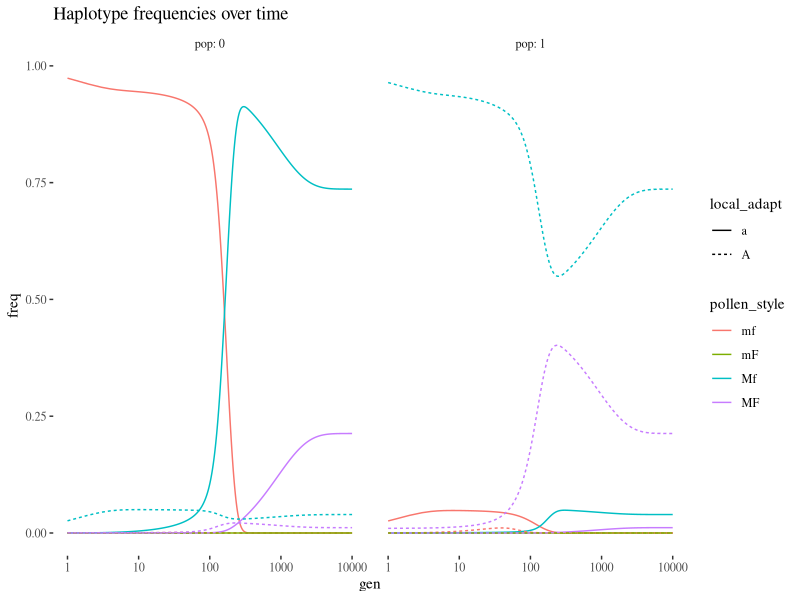
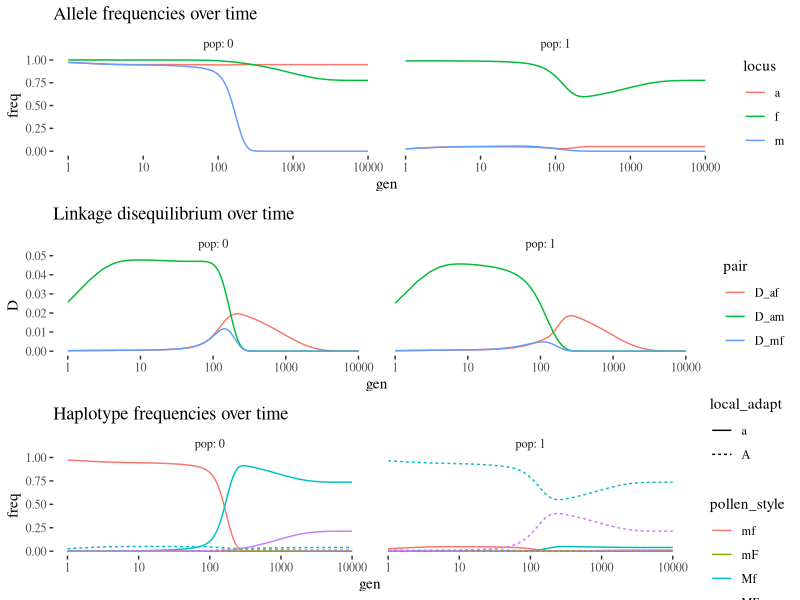

Write the R code that produced these figures, in order.
# Best script in the world, for champions

library(tidyverse)
library(gridExtra)
library(ggthemes)
# Conflict

# helper functions to summarize haplo freqs, allele freqs, and ld 
# this is to get allele freqs out
tidying   <- function(output){
  output <- gather(data = output, key = genopop, value = freq, - gen)
  tmp <- do.call(rbind,strsplit(output$genopop,""))[, -1]
  tmp[,1] <- ifelse( tmp[,1] == "0", "a","A")
  tmp[,2] <- ifelse( tmp[,2] == "0", "m","M")
  tmp[,3] <- ifelse( tmp[,3] == "0", "f","F")
  tmp[,4] <- ifelse( tmp[,4] == "0", "a","A")
  tmp[,5] <- ifelse( tmp[,5] == "0", "m","M")
  tmp[,6] <- ifelse( tmp[,6] == "0", "f","F")
  
  output <- output %>% 
    mutate(pop = tmp[,7],
           mat = paste( tmp[,1], tmp[,2], tmp[,3], sep =  ""), 
           pat = paste( tmp[,4], tmp[,5], tmp[,6], sep =  "")) %>% 
    gather(key = parent, value =  haplo, -gen, -genopop, - freq, - pop) %>%
    mutate(freq = freq/2) %>% 
    group_by(gen , pop, haplo) %>% 
    summarise(freq = sum(freq)) %>% 
    mutate(pollen_style = str_replace(string = haplo,pattern = "A|a",replacement = ""),
           local_adapt = str_replace(string = haplo,pattern = "MF|Mf|mF|mf",replacement = ""))
}
findFreqs <- function(tidied_data){
  tidied_data %>% 
    ungroup() %>%
    mutate(am = freq * as.numeric(str_remove(haplo, "F|f") == "am"),
           mf = freq * as.numeric(str_remove(haplo, "A|a") == "mf"),
           af = freq * as.numeric(str_remove(haplo, "M|m") == "af"),
           a  = freq * as.numeric(grepl(pattern = "a", haplo)), 
           m  = freq * as.numeric(grepl(pattern = "m", haplo)), 
           f  = freq * as.numeric(grepl(pattern = "f", haplo) )) %>%
    group_by(pop, gen) %>%
    summarise(am = sum(am),
              mf = sum(mf),
              af = sum(af),
              a  = sum(a),
              m  = sum(m),
              f  = sum(f)) %>%
    group_by(pop, gen)
}
findLD    <- function(tidied_data){
  findFreqs(tidied_data) %>%
    summarise(D_am = am - (a*m),
              D_mf = mf - (m*f),
              D_af = af - (a*f),
              r_am = D_am / sqrt( a*(1-a) * m *(1-m) ), 
              r_mf = D_mf / sqrt( m*(1-m) * f *(1-f) ),
              r_af = D_af / sqrt( a*(1-a) * f *(1-f) )) %>%
    ungroup() 
}


meiosis3loc <- function(this.dip, haplo.names, r12,r23, this.order = "AMF") {
  # Figure out how to change order here
  this.order <- strsplit(this.order,"")[[1]]
  reorder <- order(this.order)[c(1,3,2)]
  # order: "A.mat" "M.mat" "F.mat" "A.pat" "M.pat" "F.pat" "pop" 
  # cathy tomorrow and tonight plan
  meiosis.haps <- 
    .5 * (1 - r12)* (1 - r23) *(as.numeric(haplo.names == paste(this.dip[paste(this.order,c("mat","mat","mat"),sep=".")][reorder], collapse = ""))) + # no_rec 
    .5 * (1 - r12)* (1 - r23) *(as.numeric(haplo.names == paste(this.dip[paste(this.order,c("pat","pat","pat"),sep=".")][reorder], collapse = ""))) + # no_rec   
    #
    .5 * (r12)    * (1 - r23) *(as.numeric(haplo.names == paste(this.dip[paste(this.order,c("mat","pat","pat"),sep=".")][reorder], collapse = ""))) + # 12 rec 
    .5 * (r12)    * (1 - r23) *(as.numeric(haplo.names == paste(this.dip[paste(this.order,c("pat","mat","mat"),sep=".")][reorder], collapse = ""))) + # 12 rec   
    #
    .5 * (1 - r12)* (    r23) *(as.numeric(haplo.names == paste(this.dip[paste(this.order,c("mat","mat","pat"),sep=".")][reorder],collapse = ""))) + # 23_rec 
    .5 * (1 - r12)* (    r23) *(as.numeric(haplo.names == paste(this.dip[paste(this.order,c("pat","pat","mat"),sep=".")][reorder], collapse = ""))) + # 23_rec 
    #
    .5 * (    r12)* (    r23) *(as.numeric(haplo.names == paste(this.dip[paste(this.order,c("mat","pat","mat"),sep=".")][reorder],collapse = ""))) + # both_rec 
    .5 * (    r12)* (    r23) *(as.numeric(haplo.names == paste(this.dip[paste(this.order,c("pat","mat","pat"),sep=".")][reorder],collapse = "")))   # both_rec  
  return(meiosis.haps)  
}

pollenPool <- function(diplos, focal.pop, prop.replaced, meiotic.prod){ # we should probably do meiosis before we migrate, YANIV
  home.haps <-  colSums(meiotic.prod * diplos$freqs[diplos$pop == focal.pop] ) * (1-prop.replaced) 
  away.haps <-  colSums(meiotic.prod * diplos$freqs[diplos$pop != focal.pop] ) * (prop.replaced) # prop.replaced is migration rate
  home.haps + away.haps
}

# then we make the mating combos
# we set up who's allowed to mate with who
# my.dips is the females and my.haps is the males
# what are we ending up with here?
matingCombos <- function(my.haps, my.dips, discrim, meiotic.prod){
  how.random  <- 1 - ((rowSums(my.dips[,c("F.mat","F.pat")]) != 0) * discrim) 
  # first take F alleles for mat and pat, if there's a F present in either the sum will be >0
  # for those that have a sum >0, multiply by preference intensity ("discrim") and subtract that amt from 1
  # so this says if you have a 1 at either F locus you'll be discriminated against
  mating.freqs <- matrix(1,ncol = length(my.haps), nrow = length(how.random))
  # making a mat with 8 columns and 64 rows--one col for each dad hap and one row for how discrim each mom geno is
  # these are the frequencies of matings if you're a certain mom/dad combo
  # but right now it's just a matrix of all 1s
  colnames(mating.freqs) <- names(my.haps) # dad names as column names
  rownames(mating.freqs) <- rownames(meiotic.prod) # mom names as row names, taken from meiotic.prod
  mating.freqs           <- t(t(mating.freqs) * my.haps) 
  # transposing 2x makes values in columns the rows, wait this just gives us back 8 cols and 64 rows
  mating.freqs[,grep(pattern = ".0.", names(my.haps))]  <- mating.freqs[,grep(pattern = ".0.", names(my.haps))]  * how.random
  # these are grabbing all the little m's cause we're AMF and multiplying by how permissive each mom is/how random the mating is
  mating.freqs / rowSums(mating.freqs) # standardizing so that discriminating moms aren't producing fewer kids
}
# This is just the pollen hap frequency on each mom, not taking into account 

diploidSel <- function(tmp.freq, geno.labels, s, focal.pop){
  n.maladapt <- rowSums(do.call(rbind,strsplit(geno.labels,""))[,c(1,4)] != focal.pop)
  w          <- (1 - s)^ n.maladapt # fitness = (1-s)^n.maladapt
  wbar       <- sum(tmp.freq *  w) # mean fitness = the sum of t
  tmp.freq *  w / wbar
}

migrateMateReproduceSelect <- function(diplos, focal.pop, prop.replaced, meiotic.prod, discrim, s){
  my.haps    <- pollenPool(diplos = diplos, focal.pop = focal.pop, prop.replaced = prop.replaced, meiotic.prod = meiotic.prod ) # pollen pool
  my.dips    <- diplos[diplos$pop == focal.pop,]                                                                     # females
  pat.haps   <- matingCombos(my.haps = my.haps , my.dips =  my.dips, discrim =discrim, meiotic.prod = meiotic.prod)        # mating rules
  mat.haps   <- meiotic.prod * my.dips$freqs                                                                         # meiosis in feamles
  new.genos  <- t(pat.haps) %*% (mat.haps) # rows are paternal, colums are maternal
  before.sel <- c(t(new.genos)) # flip rows and columns and then flatten to make  new diploid freqsQ
  after.sel  <- diploidSel(tmp.freq = before.sel, geno.labels = rownames(mat.haps), s = s , focal.pop = focal.pop)
  return(after.sel)
}  



# WHY DID YOU HARDCODE r12 & r23 YANIV # I did not. these are default values. not hardcoded values
runThreLocusSim <-function(n.gen = 1000, r12 = .1, r23 = .3,
                           init.freqs = c(fA_0 = 0, fM_0 = 0, fF_0 = 0,fA_1 = 1, fM_1 = 1, fF_1 = .01), 
                           discrim = 1, s = .4, prop.replaced0 = .1, prop.replaced1 = .1){
  # SETUP
  print(r12)
  # Put in a flip for diff orders later.. the easiest way to do this is only in rec
  diplos <- expand.grid(data.frame(A.mat = c(0:1), M.mat = c(0:1), F.mat = c(0:1),
                                   A.pat = c(0,1), M.pat = c(0:1), F.pat = c(0,1),
                                   pop = c(0,1)))
  diplos$freqs <-  apply(diplos, 1, function(X){
    this.pop <- X[["pop"]]
    freqs    <- grep( this.pop, names(init.freqs))
    f.big    <- rep(init.freqs[grep( this.pop, names(init.freqs))], 2) 
    prod(as.numeric((1 - X[1:6]) == 0) * f.big  + as.numeric((X[1:6]) == 0) * (1-f.big))
  })
  haplos <- expand.grid(data.frame(A = c(0:1), M = c(0:1),  F = c(0,1), pop = c(0,1)))
  haplo.names  <- apply(unique(haplos[,-4]), 1, paste, collapse = "")
  meiotic.prod <- t(apply(unique(diplos[,1:6]),1, meiosis3loc, haplo.names = haplo.names, r12 = r12, r23 = r23) )
  colnames(meiotic.prod) <- haplo.names
  rownames(meiotic.prod) <- apply(unique(diplos[,1:6]), 1, paste, collapse = "")
  geno.time <- matrix(ncol =  nrow(diplos) + 1, nrow = n.gen)
  colnames(geno.time) <- c("gen", apply(unique(diplos[,1:7]), 1, paste, collapse = ""))
  
  for(g in 1:n.gen){
    pop0 <- migrateMateReproduceSelect(diplos = diplos, 
                                       focal.pop = 0, 
                                       prop.replaced = prop.replaced0, 
                                       meiotic.prod = meiotic.prod , 
                                       discrim = discrim , 
                                       s = s)
    pop1 <- migrateMateReproduceSelect(diplos = diplos, 
                                       focal.pop = 1, 
                                       prop.replaced = prop.replaced1, 
                                       meiotic.prod = meiotic.prod , 
                                       discrim = discrim, 
                                       s = s)
    diplos$freqs  <- c(pop0, pop1)
    geno.time[g,] <- c(g,diplos$freqs )
  }
  return(data.frame(geno.time))
}


#AMF   
output        <- runThreLocusSim(n.gen = 10000, discrim = 1, s=.5, r12=.01, r23 = 0) %>% tidying()
output_freq   <- findFreqs(output)
output_LD     <- findLD(output)

geno_freq_plot <- output_freq %>% 
  select(- am, - mf, - af)    %>%  
  gather(key = locus, value = freq, - pop, -gen) %>%
  ggplot(aes(x=gen,y=freq,color=locus )) + 
  geom_line() + 
  facet_wrap(~pop, labeller = "label_both")+
  scale_x_continuous(trans = "log10") +
  ggtitle("Allele frequencies over time")+
  theme_tufte()
  
  
  
  ggplot(output, aes(x=gen,y=freq,color=pollen_style, group = haplo,  linetype = local_adapt )) + 
  geom_line() + 
  facet_wrap(~pop, labeller = "label_both")+
  scale_x_continuous(trans = "log10") +
  ggtitle("Haplotype frequencies over time")+
  theme_tufte()

ld_plot  <- output_LD %>% 
  select(pop,gen,D_am, D_mf, D_af) %>%
  gather(key = pair, value = D, - pop, - gen) %>%
  ggplot(aes(x = gen, y = D, color = pair)) + 
  geom_line()+
  facet_wrap(~pop, labeller = "label_both")+ 
  scale_x_continuous(trans = "log10")+
  ggtitle("Linkage disequilibrium over time")+
  theme_tufte()

haplo_freq_plot <- ggplot(output, aes(x=gen,y=freq,color=pollen_style, group = haplo,  linetype = local_adapt )) + 
  geom_line() + 
  facet_wrap(~pop, labeller = "label_both")+
  scale_x_continuous(trans = "log10") +
  ggtitle("Haplotype frequencies over time")+
  theme_tufte()


grid.arrange(geno_freq_plot, ld_plot,haplo_freq_plot, ncol = 1)
